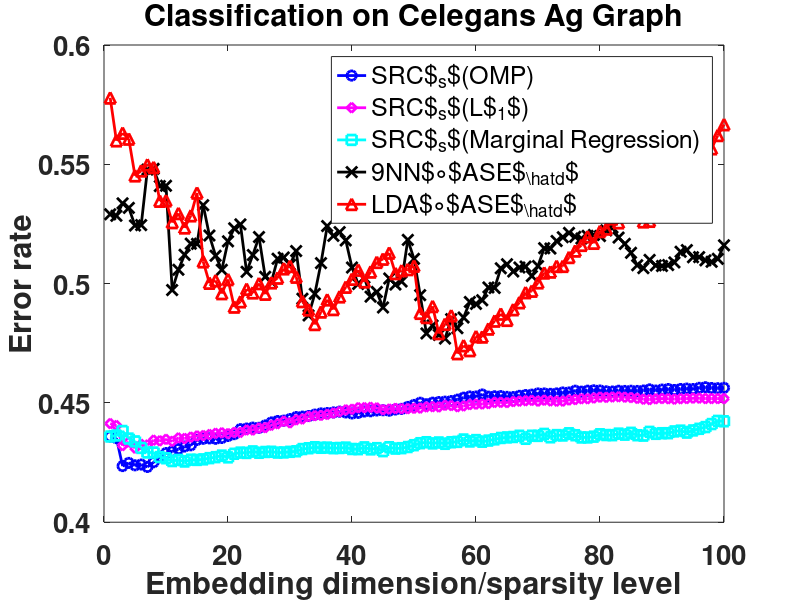

Reproduce this figure in MATLAB. (Note: this script raises an error after producing the figure.)
%load run_SRC_on_Football_1_100
load run_SRC_on_Adjnoun_1_100
%load run_SRC_on_Blog_1_100
%load run_SRC_on_Polibook_1_100
%load run_SRC_on_celegans_1_100 
subind = 1:50;
plot(d_vec(subind), errMat(subind,1), 'bo-','LineWidth', 3, 'MarkerSize', 8);
hold on;
plot(d_vec(subind), errMat(subind,2), 'gx-','LineWidth', 3, 'MarkerSize', 8);
plot(d_vec(subind), errMat(subind,3), 'r^-','LineWidth', 3, 'MarkerSize', 8);
hold off;
set(gca,'FontSize',20, 'fontWeight','bold')
axis([subind(1) subind(end) 0.1 0.53])
legend('SRC$_{s}$','1NN$\circ$ASE$_{\hat{d}}$','LDA$\circ$ASE$_{\hat{d}}$','Location','NorthWest');
xlabel('Embedding dimension/sparsity level','FontSize',20)
ylabel('Error rate','fontsize',20)
title('Classification on AdjNoun Graph', 'FontSize', 20)









load resultBetaCEAgSummary
d_vec = 1:sequential;
plot(d_vec, mean(eomp, 2), 'bo-','LineWidth', 2, 'MarkerSize', 8);
hold on;
plot(d_vec, mean(eASEKNN,2), 'kx-','LineWidth', 2, 'MarkerSize', 8);
plot(d_vec, mean(eASELDA,2),'r^-','LineWidth', 2, 'MarkerSize', 8);
hold off;
legend('SRC$_{s}$','9NN$\circ$ASE$_{\hat{d}}$','LDA$\circ$ASE$_{\hat{d}}$','Location','NorthEast');
xlabel('Embedding dimension/sparsity level','FontSize',20)
ylabel('Error rate','fontsize',20)
title('Classification on Celegans Ag Graph', 'FontSize', 20)
set(gca,'FontSize',20, 'fontWeight','bold')


% plot all stuff

d_vec = 1:sequential;
plot(d_vec, mean(eomp, 2), 'bo-','LineWidth', 2, 'MarkerSize', 7);
hold on;
plot(d_vec, mean(el1, 2), 'md-','LineWidth', 2, 'MarkerSize', 7); %el1 homotopy
plot(d_vec, mean(eknn, 2), 'cs-','LineWidth', 2, 'MarkerSize', 7) % marginal regression
plot(d_vec, mean(eASEKNN,2), 'kx-','LineWidth', 2, 'MarkerSize', 8);
plot(d_vec, mean(eASELDA,2),'r^-','LineWidth', 2, 'MarkerSize', 8);

hold off;
legend('SRC$_{s}$(OMP)', 'SRC$_{s}$(L$_1$)', 'SRC$_{s}$(Marginal Regression)', ...
    '9NN$\circ$ASE$_{\hat{d}}$','LDA$\circ$ASE$_{\hat{d}}$', ...
    'Location','NorthEast');
xlabel('Embedding dimension/sparsity level','FontSize',20)
ylabel('Error rate','fontsize',20)
title('Classification on Celegans Ag Graph', 'FontSize', 20)
set(gca,'FontSize',20, 'fontWeight','bold')


% plot enron
addpath '../RealDataExpNew/enronResults/';
load enronVaryingSparsityLevelFrom1To80
load enronVaryingEmbeddingDimFrom1To80NewLabel.mat
d_vec = 1:80;
plot(d_vec, err, 'bo-','LineWidth', 3, 'MarkerSize', 8);
hold on;
plot(d_vec, errVaryingD(:,1), 'gx-','LineWidth', 3, 'MarkerSize', 8);
plot(d_vec, errVaryingD(:,2),'r^-','LineWidth', 3, 'MarkerSize', 8);
hold off;
set(gca,'FontSize',20, 'fontWeight','bold')
axis([0.5 80 0 0.46])
legend('SRC$_{s}$','1NN$\circ$ASE$_{\hat{d}}$','LDA$\circ$ASE$_{\hat{d}}$', ...
    'Location','NorthEast');
xlabel('Embedding dimension/sparsity level','FontSize',20)
ylabel('Error rate','fontsize',20)
title('Classification on Enron Graph', 'FontSize', 20)
